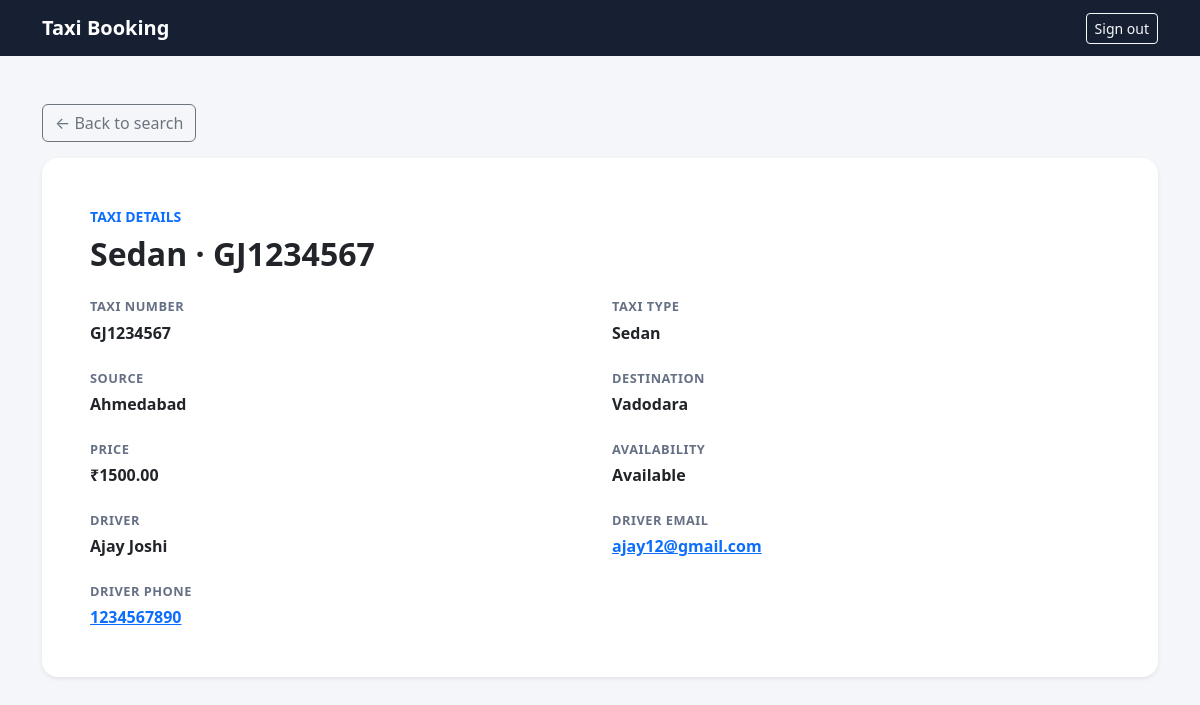
The app's page /my-dashboard/taxis/1/ (signed in) with its own data.
### core/models.py (models this page shows, shortened)
class Taxi(models.Model):
    number = models.CharField(max_length=20, unique=True)
    type = models.CharField(max_length=50)
    source = models.CharField(max_length=100)
    destination = models.CharField(max_length=100)
    price = models.DecimalField(max_digits=10, decimal_places=2)
    availability = models.BooleanField(default=True)
    driver = models.ForeignKey(
        Driver,
        on_delete=models.CASCADE,
        related_name='taxis',
    )

class Driver(models.Model):
    name = models.CharField(max_length=100)
    email = models.EmailField(unique=True)
    license_number = models.CharField(
        max_length=50,
        unique=True
    )
    mobile = models.CharField(max_length=15)
    taxi_number = models.CharField(max_length=20, blank=True)
    password = models.CharField(max_length=128)

### core/views.py (the view)
def user_taxi_detail(request, taxi_id):
    customer_id = request.session.get('customer_user_id')
    if customer_id is None:
        return redirect('user_login')
    customer = User.objects.filter(pk=customer_id).first()
    if customer is None:
        request.session.pop('customer_user_id', None)
        messages.info(request, 'Please sign in to continue.')
        return redirect('user_login')
    taxi = get_object_or_404(
        Taxi.objects.select_related('driver'),
        pk=taxi_id,
    )
    return render(request, 'core/user_taxi_detail.html', {
        'customer': customer,
        'taxi': taxi,
    })

### core/templates/core/user_taxi_detail.html (shortened to what this page needs)
<!DOCTYPE html>
<html lang="en">
<head>
    <link href="https://cdn.jsdelivr.net/npm/bootstrap@5.3.3/dist/css/bootstrap.min.css"
          rel="stylesheet">
</head>
<body>
<nav class="navbar navbar-dark dashboard-navbar">
    <div class="container">
        <a class="navbar-brand fw-bold" href="{% url 'user_dashboard' %}">Taxi Booking</a>
        <form method="post" action="{% url 'user_logout' %}">
            <button type="submit" class="btn btn-outline-light btn-sm">Sign out</button>
        </form>
    </div>
</nav>
<main class="container py-4 py-md-5">
    <a href="{% url 'user_dashboard' %}" class="btn btn-outline-secondary mb-3">&larr; Back to search</a>
    <section class="card content-card shadow-sm">
        <div class="card-body p-4 p-md-5">
            <p class="small fw-semibold text-uppercase text-primary mb-2">Taxi details</p>
            <h1 class="h2 fw-bold mb-4">{{ taxi.type }} · {{ taxi.number }}</h1>
            <div class="row g-4">
                <div class="col-12 col-md-6">
                    <div class="detail-label mb-1">Taxi number</div>
                    <div class="fw-semibold">{{ taxi.number }}</div>
                </div>
                <div class="col-12 col-md-6">
                    <div class="detail-label mb-1">Taxi type</div>
                    <div class="fw-semibold">{{ taxi.type }}</div>
                </div>
                <div class="col-12 col-md-6">
                    <div class="detail-label mb-1">Source</div>
                    <div class="fw-semibold">{{ taxi.source }}</div>
                </div>
                <div class="col-12 col-md-6">
                    <div class="detail-label mb-1">Destination</div>
                    <div class="fw-semibold">{{ taxi.destination }}</div>
                </div>
                <div class="col-12 col-md-6">
                    <div class="detail-label mb-1">Price</div>
                    <div class="fw-semibold">₹{{ taxi.price }}</div>
                </div>
                <div class="col-12 col-md-6">
                    <div class="detail-label mb-1">Availability</div>
                    <div class="fw-semibold">{% if taxi.availability %}Available{% else %}Unavailable{% endif %}</div>
                </div>
                <div class="col-12 col-md-6">
                    <div class="detail-label mb-1">Driver</div>
                    <div class="fw-semibold">{{ taxi.driver.name }}</div>
                </div>
                <div class="col-12 col-md-6">
                    <div class="detail-label mb-1">Driver email</div>
                    <div class="fw-semibold"><a href="mailto:{{ taxi.driver.email }}">{{ taxi.driver.email }}</a></div>
                </div>
                <div class="col-12 col-md-6">
                    <div class="detail-label mb-1">Driver phone</div>
                    <div class="fw-semibold"><a href="tel:{{ taxi.driver.mobile }}">{{ taxi.driver.mobile }}</a></div>
                </div>
            </div>
        </div>
    </section>
</main>
</body>
</html>

### core/templates/core/user_taxi_detail.html (style rules this page uses)
body { background: #f4f6fa; color: #182235; }
.dashboard-navbar { background: #172033; }
.content-card { border: 0; border-radius: 1rem; }
.detail-label { color: #667085; font-size: 0.8rem; font-weight: 600; letter-spacing: 0.04em; text-transform: uppercase; }

### records on screen
Taxi: type "Sedan", number "GJ1234567", source "Ahmedabad", destination "Vadodara", price "1500.00", driver.name "Ajay Joshi", driver.email "ajay12@gmail.com", driver.mobile "1234567890"
